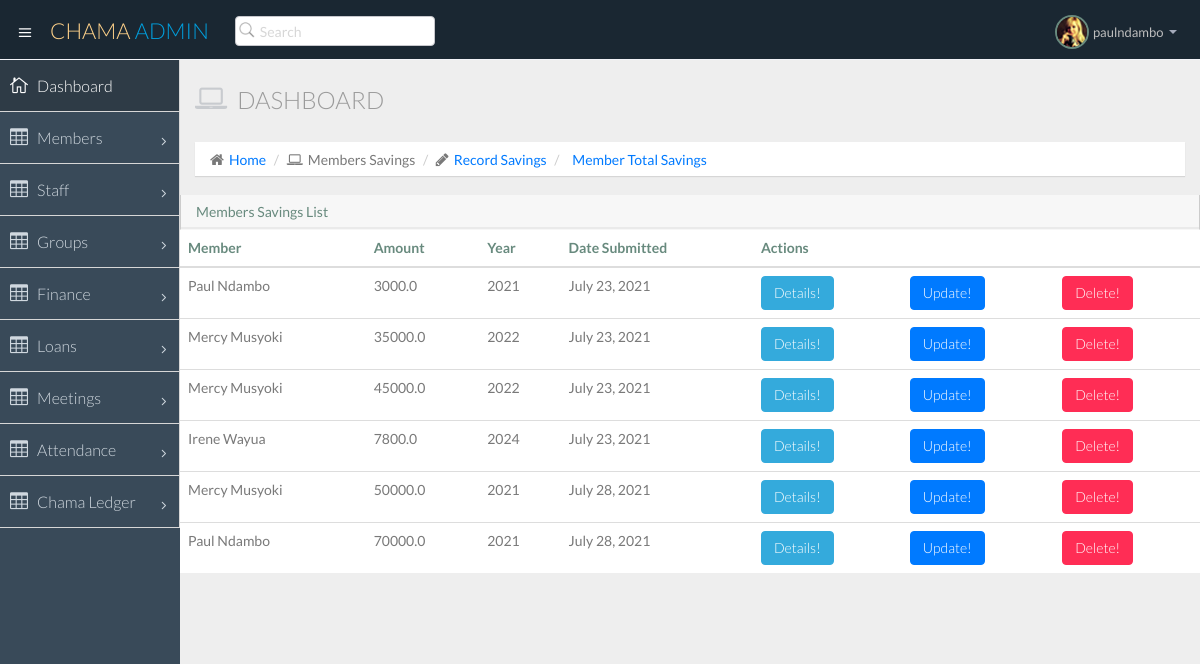
The app's page /finance/savings/ (signed in), older data.
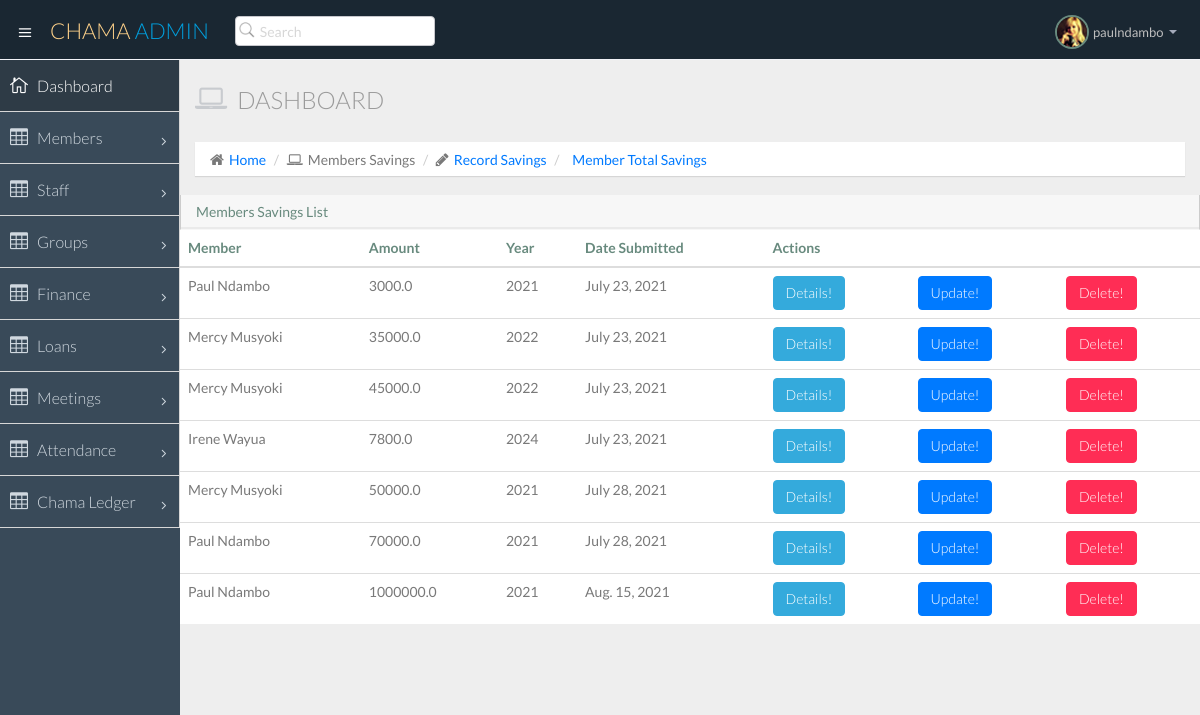
The same page, newer data.
### finance/models.py (models this page shows, shortened)
class Saving(models.Model):
    member = models.ForeignKey(Member, on_delete=models.CASCADE)
    amount = models.FloatField(default=0)
    year = models.CharField(max_length=4, choices=YEAR_CHOICES, default="2021")
    date_submitted = models.DateField(default=timezone.now)

### data/models.py (models this page shows, shortened)
class Member(models.Model):
    user = models.OneToOneField(User, on_delete=models.CASCADE)
    id_number = models.CharField(max_length=200, unique=True, primary_key=True)
    name = models.CharField(max_length=200)
    phone_number = models.CharField(max_length=200)
    email = models.EmailField()
    gender = models.CharField(max_length=200, choices=GENDER_CHOICES)
    year = models.CharField(max_length=4, choices=YEAR_CHOICES, default="2021")
    postal_code = models.CharField(max_length=200)
    town = models.CharField(max_length=200)
    country = models.CharField(max_length=200)
    def __str__(self):
        return self.name

### finance/views.py (the view)
# urls.py: path("savings/", Savings.as_view(), name="savings"),
class Savings(ListView):
	model = Saving
	template_name = "finance/savings.html"

### finance/templates/finance/savings.html (shortened to what this page needs)
{% extends "base.html" %}
{% block content %}
<section id="main-content">
  <section class="wrapper">
    <div class="row">
      <div class="col-lg-12">
        <h3 class="page-header"><i class="fa fa-laptop"></i> Dashboard</h3>
        <ol class="breadcrumb">
          <li><i class="fa fa-home"></i><a href="/">Home</a></li>
          <li><i class="fa fa-laptop"></i>Members Savings</li>
          <li><i class="fa fa-pencil"></i><a href="{% url 'add-savings' %}">Record Savings</a></li>
          <li><a href="{% url 'member-total-savings' %}">Member Total Savings</a></li>
        </ol>
      </div>
    </div>
    <div class="row">
      <div class="table-responsive">
          <section class="panel">
            <header class="panel-heading">
              Members Savings List
            </header>
            <table class="table ml-3">
              <thead>
                <tr>
                  <th>Member</th>
                  <th>Amount</th>
                  <th>Year</th>
                  <th>Date Submitted</th>
                  <th colspan="3">Actions</th>
                </tr>
              </thead>
              <tbody>
        {% for saving in object_list %}
                <tr>
                  <td>{{saving.member}}</td>
                  <td>{{saving.amount}}</td>
                  <td>{{saving.year}}</td>
                  <td>{{saving.date_submitted}}</td>
                  <td>
                  	<a href="#" class="btn btn-info">Details!</a>
                  </td>
                  <td>
                  	<a href="#" class="btn btn-primary">Update!</a>
                  </td>
                  <td>
                  	<a href="#" class="btn btn-danger">Delete!</a>
                  </td>
                </tr>
      {% endfor %}
              </tbody>
            </table>
          </section>
        </div>
      </div>
  </section>
</section>
{% endblock content %}

### templates/base.html (shortened to what this page needs)
{% load static %}
<!DOCTYPE html>
<html lang="en">
<head>
  <link href="{% static 'nice-admin/css/bootstrap.min.css' %}" rel="stylesheet">
  <link href="{% static 'nice-admin/css/bootstrap-theme.css' %}" rel="stylesheet">
  <link href="{% static 'nice-admin/css/elegant-icons-style.css' %}" rel="stylesheet" />
  <link href="{% static 'nice-admin/css/font-awesome.min.css' %}" rel="stylesheet" />
  <link href="{% static 'nice-admin/assets/fullcalendar/fullcalendar/bootstrap-fullcalendar.css' %}" rel="stylesheet" />
  <link href="{% static 'nice-admin/assets/fullcalendar/fullcalendar/fullcalendar.css' %}" rel="stylesheet" />
  <link href="{% static 'nice-admin/assets/jquery-easy-pie-chart/jquery.easy-pie-chart.css' %}" rel="stylesheet" type="text/css" media="screen" />
  <link rel="stylesheet" href="{% static 'nice-admin/css/owl.carousel.css' %}" type="text/css">
  <link href="{% static 'nice-admin/css/jquery-jvectormap-1.2.2.css' %}" rel="stylesheet">
  <link rel="stylesheet" href="{% static 'nice-admin/css/fullcalendar.css' %}">
  <link href="{% static 'nice-admin/css/widgets.css' %}" rel="stylesheet">
  <link href="{% static 'nice-admin/css/style.css' %}" rel="stylesheet">
  <link href="{% static 'nice-admin/css/style-responsive.css' %}" rel="stylesheet" />
  <link href="{% static 'nice-admin/css/xcharts.min.css' %}" rel=" stylesheet">
  <link href="{% static 'nice-admin/css/jquery-ui-1.10.4.min.css' %}" rel="stylesheet">
</head>
<body>
{% if user.is_authenticated %}
  <section id="container" class="">
    <header class="header dark-bg">
      <div class="toggle-nav">
        <div class="icon-reorder tooltips" data-original-title="Toggle Navigation" data-placement="bottom"><i class="icon_menu"></i></div>
      </div>
      <a href="{% url 'home' %}" class="logo">CHAMA <span class="lite"> Admin</span></a>
      <div class="nav search-row" id="top_menu">
        <ul class="nav top-menu">
          <li>
            <form class="navbar-form">
              <input class="form-control" placeholder="Search" type="text">
            </form>
          </li>
        </ul>
      </div>
      <div class="top-nav notification-row">
        <ul class="nav pull-right top-menu">
          <li class="dropdown">
            <a data-toggle="dropdown" class="dropdown-toggle" href="#">
                            <span class="profile-ava">
                                <img alt="" src="{% static 'nice-admin/img/avatar1_small.jpg' %}">
                            </span>
                            <span class="username">{{user.username}}</span>
                            <b class="caret"></b>
                        </a>
          </li>
        </ul>
      </div>
    </header>
    <aside>
      <div id="sidebar" class="nav-collapse ">
        <ul class="sidebar-menu">
          <li class="active">
            <a class="" href="{% url 'home' %}">
                          <i class="icon_house_alt"></i>
                          <span>Dashboard</span>
                      </a>
          </li>
          <li class="sub-menu">
            <a href="javascript:;" class="">
                          <i class="icon_table"></i>
                          <span>Members</span>
                          <span class="menu-arrow arrow_carrot-right"></span>
                      </a>
          </li>
          <li class="sub-menu">
            <a href="javascript:;" class="">
                          <i class="icon_table"></i>
                          <span>Staff</span>
                          <span class="menu-arrow arrow_carrot-right"></span>
                      </a>
          </li>
                    <li class="sub-menu">
            <a href="javascript:;" class="">
                          <i class="icon_table"></i>
                          <span>Groups</span>
                          <span class="menu-arrow arrow_carrot-right"></span>
                      </a>
          </li>
            <li class="sub-menu">
            <a href="javascript:;" class="">
                          <i class="icon_table"></i>
                          <span>Finance</span>
                          <span class="menu-arrow arrow_carrot-right"></span>
                      </a>
          </li>
           <li class="sub-menu">
            <a href="javascript:;" class="">
                          <i class="icon_table"></i>
                          <span>Loans</span>
                          <span class="menu-arrow arrow_carrot-right"></span>
                      </a>
          </li>
            <li class="sub-menu">
            <a href="javascript:;" class="">
                          <i class="icon_table"></i>
                          <span>Meetings</span>
                          <span class="menu-arrow arrow_carrot-right"></span>
                      </a>
          </li>
           <li class="sub-menu">
            <a href="javascript:;" class="">
                          <i class="icon_table"></i>
                          <span>Attendance</span>
                          <span class="menu-arrow arrow_carrot-right"></span>
                      </a>
          </li>
          <li class="sub-menu">
            <a href="javascript:;" class="">
                          <i class="icon_table"></i>
                          <span>Chama Ledger</span>
                          <span class="menu-arrow arrow_carrot-right"></span>
                      </a>
          </li>
        </ul>
      </div>
    </aside>
    {% block content %}
    {% endblock content %}
  </section>
{% endif %}
</body>
</html>

Row changes from the older to the newer data that the page shows:
added Saving: member "Paul Ndambo", amount "1000000.0", year "2021", date_submitted "Aug. 15, 2021"
